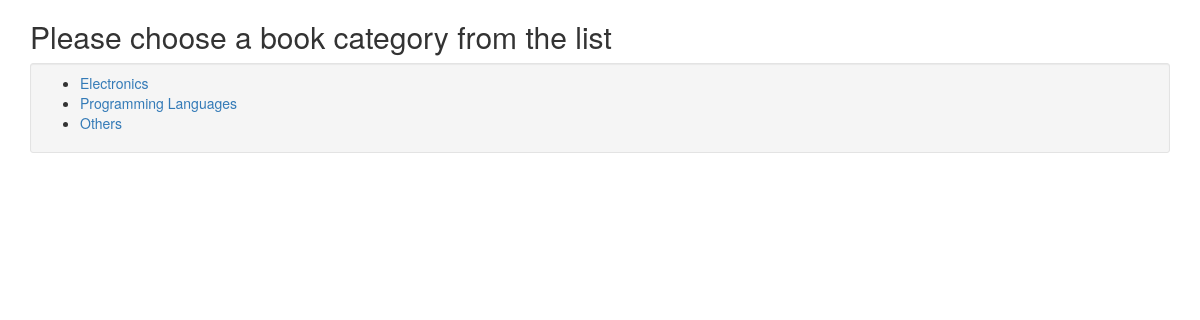
The app's page /, older data.
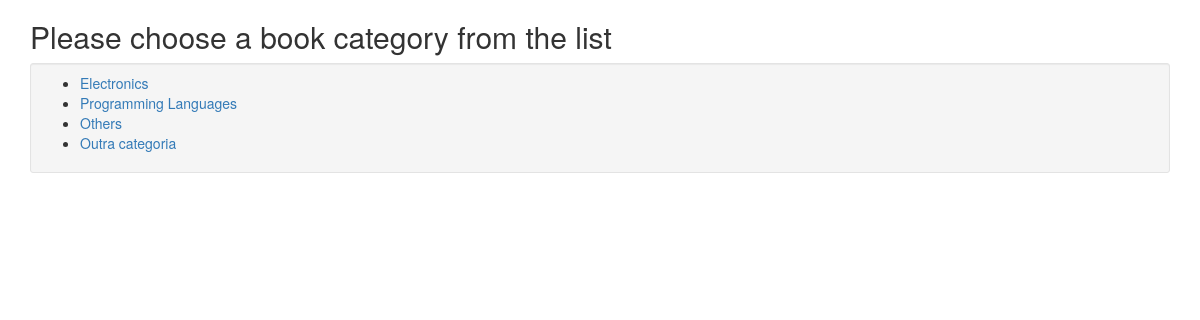
The same page, newer data.
### bookstoreapp/models.py (models this page shows, shortened)
class Category(models.Model):
    name = models.CharField(max_length=256, default="")

### bookstoreapp/views.py (the view)
# urls.py: url(r'^$', views.IndexView.as_view(), name='index'),
class IndexView(generic.ListView):
    template_name = 'bookstoreapp/index.html'
    context_object_name = 'category_list'
    def get_queryset(self):
        return Category.objects.all()

### bookstoreapp/templates/bookstoreapp/index.html (shortened to what this page needs)
{% extends 'bookstoreapp/layout/layout.html' %}
{% block content %}
<h2>Please choose a book category from the list</h2>
    {% if category_list %}
    <div class="well well-sm">
    <ul>
        {% for category in category_list %}
             <li><a href="{% url 'bookstoreapp:category_view' category_id=category.id %}">{{ category.name }}</a></li>
        {% endfor %}
    </ul>
    {% else %}
        <p>No categories available.</p>
    </div>
    {% endif %}
{% endblock %}

### bookstoreapp/templates/bookstoreapp/layout/layout.html (shortened to what this page needs)
{% load staticfiles %}
<!DOCTYPE html>
<html lang="en">
<head>
    <link rel="stylesheet" href="{% static 'css/bootstrap.min.css' %}" />
</head>
<body>
<div class="container">
    {% block content %}
    {% endblock %}
</div>
</body>
</html>

Row changes from the older to the newer data that the page shows:
added Category: name "Outra categoria"
